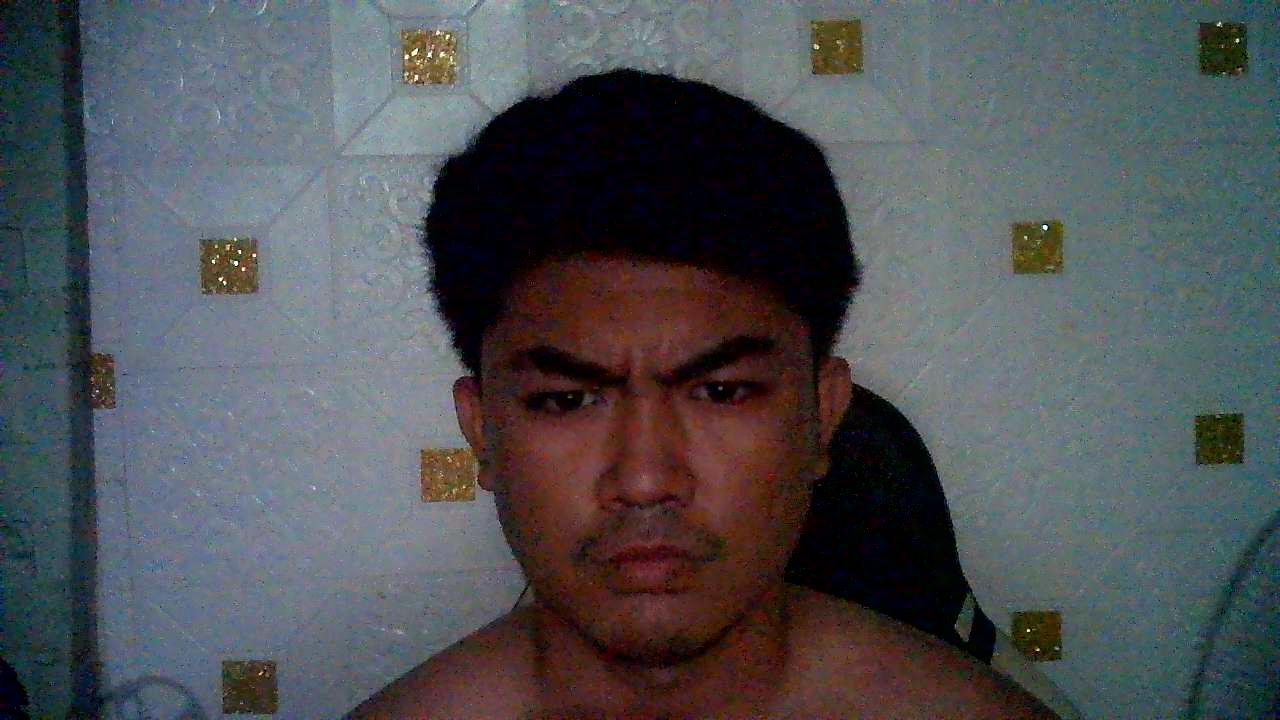
#> input picture 4.1/data/angry/angry1.jpg, 1280 x 720 px, given as the content of the folder data/happy, which was not available
$ jupyter execute --allow-errors Assignment_4_1_Mood_Detection_with_OpenCV_mantaring.ipynb   (shell and % lines are left out)
#> lines starting #> are read from the running program, lines starting #| are printed output that depends on the picture; pictures that were not available may be replaced by others from this repository, and a replacement may not be noted
#> (a cell that did not finish here is left out)

[cell 2]
import cv2
import numpy as np
import os
from sklearn.model_selection import train_test_split
from sklearn.ensemble import RandomForestClassifier
from sklearn.metrics import classification_report

[cell 3]
# Initialize face detector and recognizer
face_cascade = cv2.CascadeClassifier(cv2.data.haarcascades + 'haarcascade_frontalface_default.xml')
recognizer = cv2.face.LBPHFaceRecognizer_create()

[cell 4]
# Load and preprocess images
def load_images(folder, label):
    images = []
    labels = []
    for filename in os.listdir(f'data/{folder}'):
        img = cv2.imread(f'data/{folder}/{filename}')
        if img is not None:
            gray = cv2.cvtColor(img, cv2.COLOR_BGR2GRAY)
            faces = face_cascade.detectMultiScale(gray, 1.3, 5)
            for (x,y,w,h) in faces:
                face_roi = gray[y:y+h, x:x+w]
                resized = cv2.resize(face_roi, (100, 100))
                images.append(resized)
                labels.append(label)
    return images, labels

[cell 5]
# Load all mood data
happy_imgs, happy_labels = load_images('happy', 'happy')
#> in load_images, img is the input picture: shape (720, 1280, 3); mean B, G, R 85, 81.6, 79
#> in load_images, `gray = cv2.cvtColor(img, cv2.COLOR_BGR2GRAY)`:
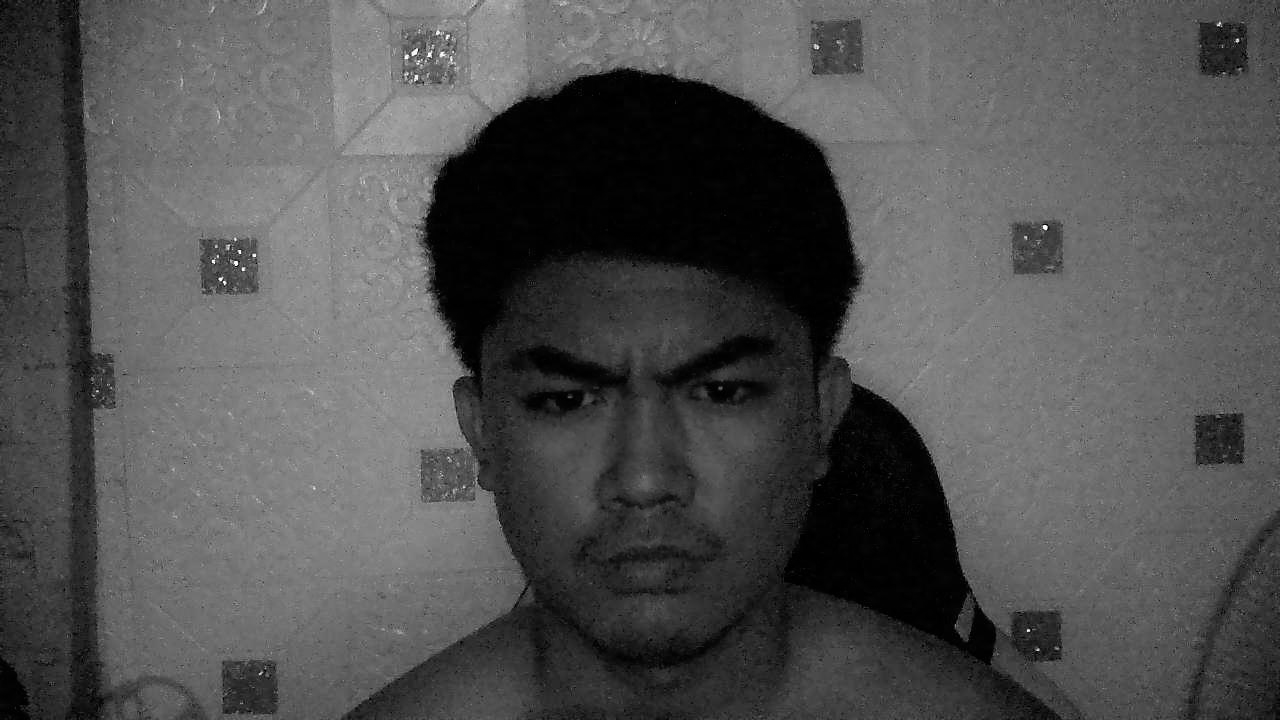
#> gray: shape (720, 1280); min 0, max 253, mean 81.2
#> in load_images, `faces = face_cascade.detectMultiScale(gray, 1.3, 5)`: faces = [[447, 229, 395, 395]]
#> the loop in load_images, `for (x,y,w,h) in faces:` made 1 pass
#> pass 1, in load_images, `face_roi = gray[y:y+h, x:x+w]`:
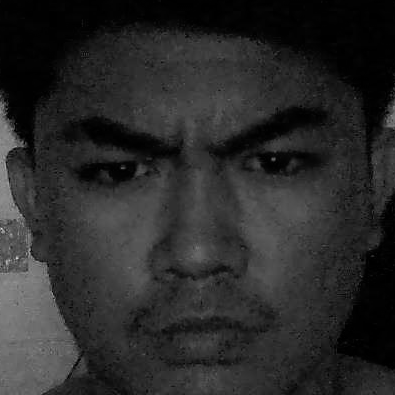
#> face_roi: shape (395, 395); min 0, max 225, mean 41.7
#> after the loop in load_images, `for (x,y,w,h) in faces:`: images = 1 item; labels = ['happy']
#> happy_imgs = 1 item; happy_labels = ['happy']
sad_imgs, sad_labels = load_images('sad', 'sad')
#> the loop in load_images (call 2), `for (x,y,w,h) in faces:` made 1 pass
#> sad_imgs = 1 item; sad_labels = ['sad']
angry_imgs, angry_labels = load_images('angry', 'angry')
#> the loop in load_images (call 3), `for (x,y,w,h) in faces:` made 1 pass
#> after the loop in load_images (call 3), `for (x,y,w,h) in faces:`: labels = ['angry']
#> pass 2 of the loop in load_images, `for filename in os.listdir(f'data/{folder}'):`:
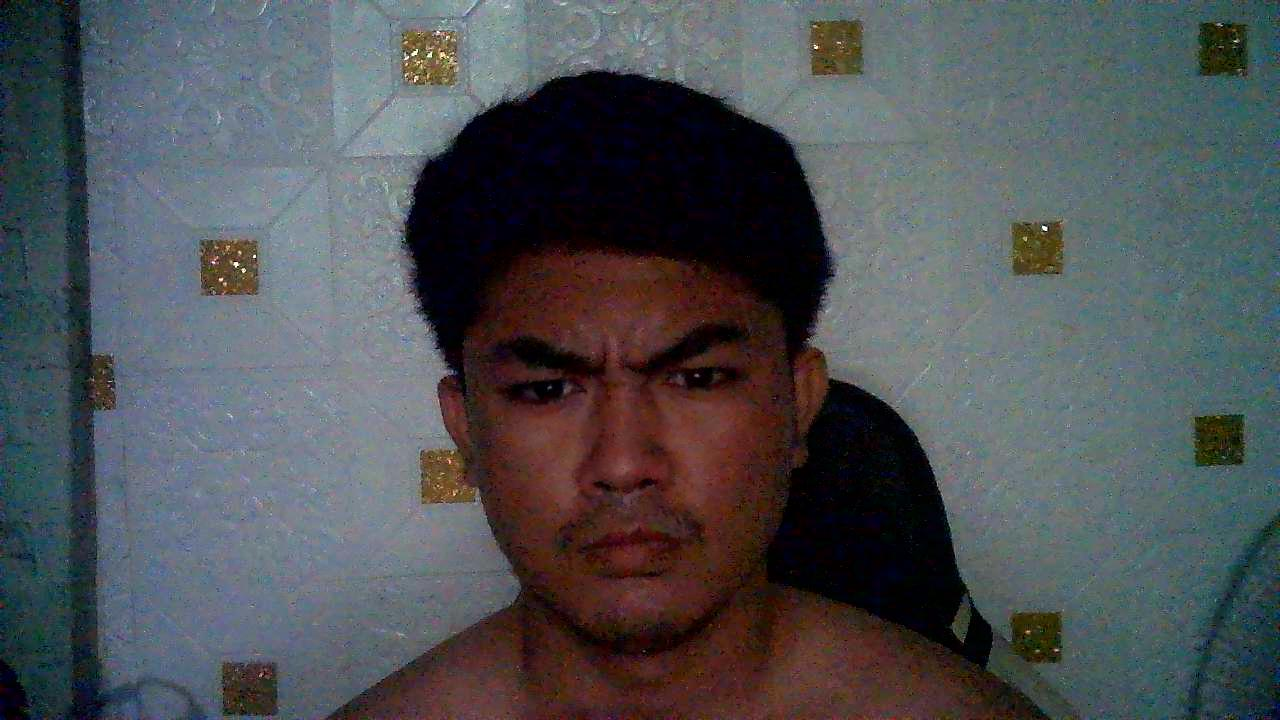
#> input picture 4.1/data/angry/angry10.jpg, 1280 x 720 px
#> in load_images, img is the input picture: shape (720, 1280, 3); mean B, G, R 84.5, 81.2, 78
#> in load_images (call 3), `gray = cv2.cvtColor(img, cv2.COLOR_BGR2GRAY)`:
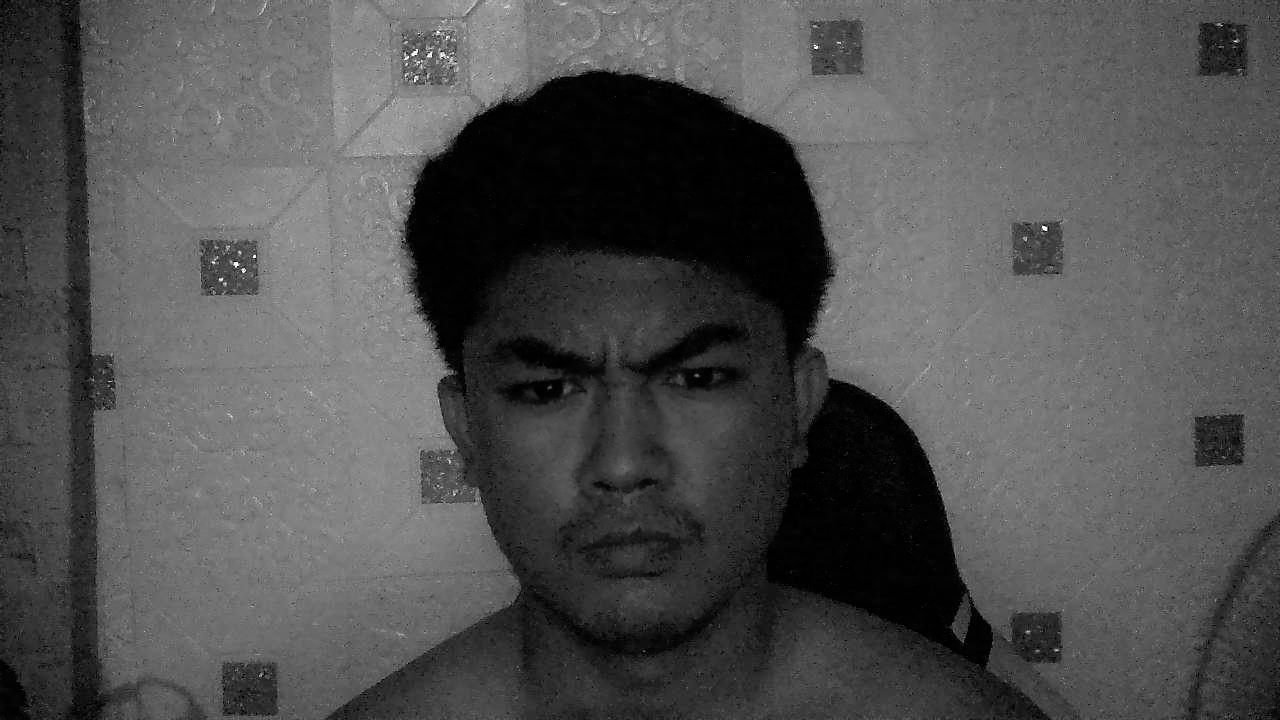
#> gray: shape (720, 1280); min 0, max 254, mean 80.6
#> in load_images (call 3), `faces = face_cascade.detectMultiScale(gray, 1.3, 5)`: faces = [[444, 240, 360, 360]]
#> the loop in load_images (call 3), `for (x,y,w,h) in faces:` made 1 pass
#> pass 1, in load_images (call 3), `face_roi = gray[y:y+h, x:x+w]`:
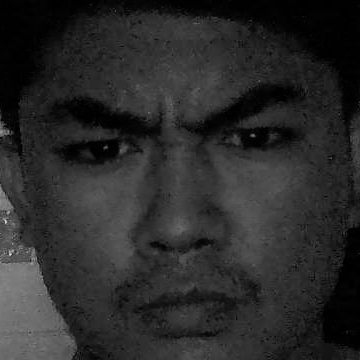
#> face_roi: shape (360, 360); min 0, max 227, mean 42.2
#> after the loop in load_images (call 3), `for (x,y,w,h) in faces:`: images = 2 items; labels = ['angry', 'angry']
#> angry_imgs = 3 items; angry_labels = ['angry', 'angry', 'angry']
confused_imgs, confused_labels = load_images('confused', 'confused')
#> call 4 of load_images, with folder = 'confused', label = 'confused'
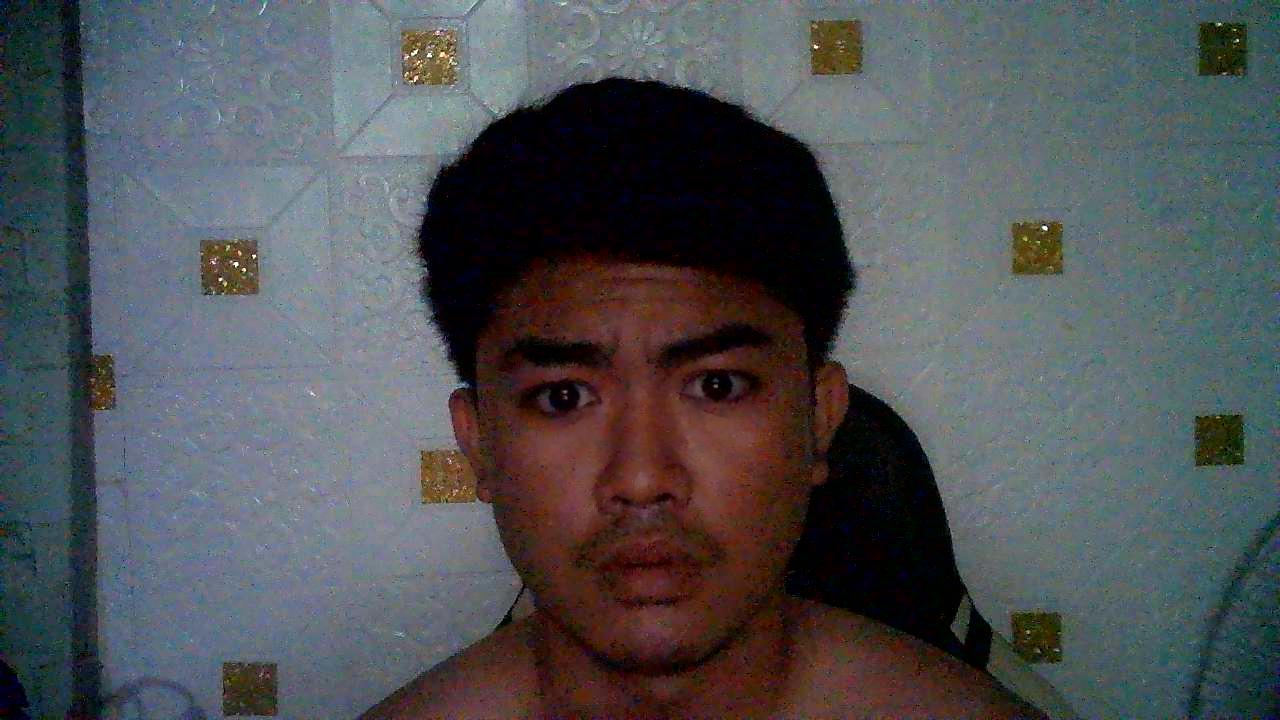
#> input picture 4.1/data/confused/confused1.jpg, 1280 x 720 px
#> in load_images, img is the input picture: shape (720, 1280, 3); mean B, G, R 85.2, 81.9, 79.5
#> in load_images (call 4), `gray = cv2.cvtColor(img, cv2.COLOR_BGR2GRAY)`:
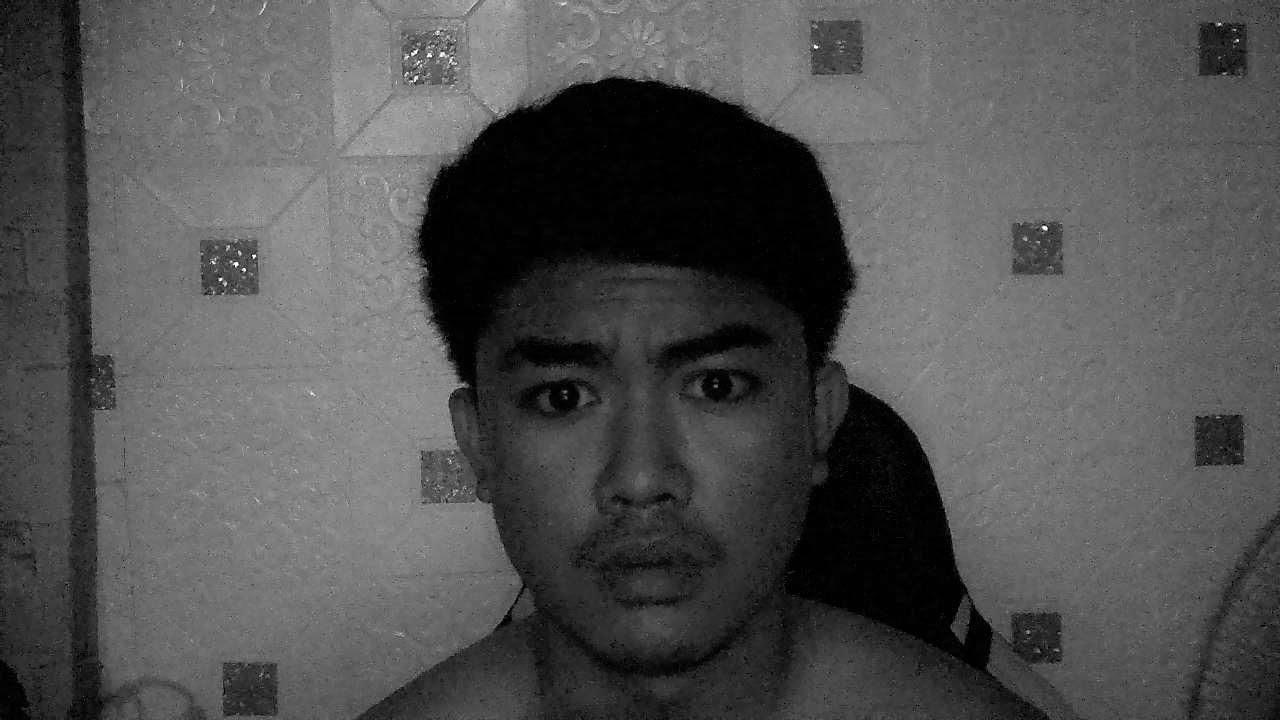
#> gray: shape (720, 1280); min 0, max 254, mean 81.6
#> in load_images (call 4), `faces = face_cascade.detectMultiScale(gray, 1.3, 5)`: faces = [[425, 217, 424, 424]]
#> the loop in load_images (call 4), `for (x,y,w,h) in faces:` made 1 pass
#> pass 1, in load_images (call 4), `face_roi = gray[y:y+h, x:x+w]`:
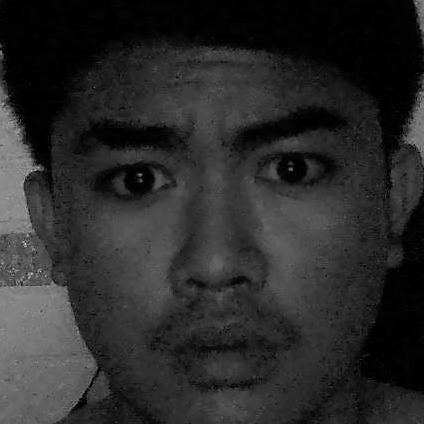
#> face_roi: shape (424, 424); min 0, max 235, mean 42.9
#> after the loop in load_images (call 4), `for (x,y,w,h) in faces:`: images = 1 item; labels = ['confused']
#> confused_imgs = 1 item; confused_labels = ['confused']
not_you_imgs, not_you_labels = load_images('not_you', 'not_you')
#> not_you_imgs = 1 item; not_you_labels = ['not_you']

[cell 6]
# Prepare data for face recognition (your face vs others)
your_faces = happy_imgs + sad_imgs + angry_imgs + confused_imgs
#> your_faces = 6 items
your_labels = [0]*len(your_faces)
#> your_labels = [0, 0, 0, 0, 0, 0]
other_faces = not_you_imgs
#> other_faces = 1 item
other_labels = [1]*len(other_faces)
#> other_labels = [1]

# Train face recognizer
recognizer.train(your_faces, np.array(your_labels))

[cell 7]
# Prepare data for mood classification
X = [img.flatten() for img in your_faces]
#> X = 6 items
y = happy_labels + sad_labels + angry_labels + confused_labels
#> y = ['happy', 'sad', 'angry', 'angry', 'angry', 'confused']

# Split into train/test sets
X_train, X_test, y_train, y_test = train_test_split(X, y, test_size=0.2, random_state=42)
#> X_train = 4 items; X_test = 2 items; y_train = ['confused', 'angry', 'angry', 'angry']; y_test = ['happy', 'sad']

# Train mood classifier
clf = RandomForestClassifier(n_estimators=100)
clf.fit(X_train, y_train)

[cell 8]
# Evaluate performance
y_pred = clf.predict(X_test)
print("Mood Classification Report:")
print(classification_report(y_test, y_pred))
#|               precision    recall  f1-score   support
#|        angry       0.00      0.00      0.00       0.0
#|        happy       0.00      0.00      0.00       1.0
#|          sad       0.00      0.00      0.00       1.0
#|     accuracy                           0.00       2.0
#|    macro avg       0.00      0.00      0.00       2.0
#| weighted avg       0.00      0.00      0.00       2.0

[cell 9]
# Complete prediction function
def predict_mood(img_path):
    img = cv2.imread(img_path)
    if img is None:
        return "Error loading image"

    gray = cv2.cvtColor(img, cv2.COLOR_BGR2GRAY)
    faces = face_cascade.detectMultiScale(gray, 1.3, 5)

    if len(faces) == 0:
        return "No face detected"

    x,y,w,h = faces[0]
    face = gray[y:y+h, x:x+w]
    face = cv2.resize(face, (100, 100))

    # Face verification
    label, confidence = recognizer.predict(face)
    if label == 1 or confidence > 70:
        return "Face not recognized as yours"

    # Mood prediction
    return clf.predict([face.flatten()])[0]

[cell 10]
predict_mood('testpic.jpg')
#> in predict_mood, `faces = face_cascade.detectMultiScale(gray, 1.3, 5)`: faces = [[447, 229, 395, 395]]
#> in predict_mood, `x,y,w,h = faces[0]`: x = 447; y = 229; w = 395
#> in predict_mood, `label, confidence = recognizer.predict(face)`: label = 0
